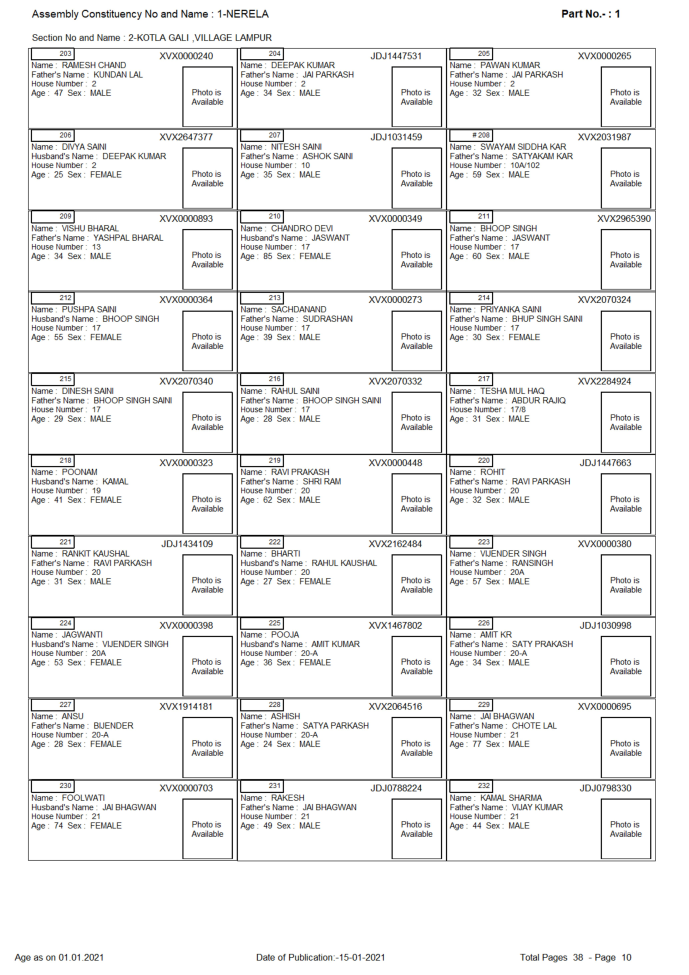
#> input picture tests/10.jpg, 4132 x 5848 px (shown at 1/6 size)
$ python test.py
#> lines starting #> are read from the running program, lines starting #| are printed output that depends on the picture; after the words box and inside, x2 and y2 are one past the last pixel; in counts of white or black regions, pixels touching at a corner belong together
import cv2
import numpy as np
import pytesseract

def get_boxes(im1):
    #im1 = cv2.imread(file, 0)
    #im = cv2.imread(file)
    im = np.zeros((6000,4500,3), dtype=np.uint8)

    ret,thresh_value = cv2.threshold(im1,180,255,cv2.THRESH_BINARY_INV)
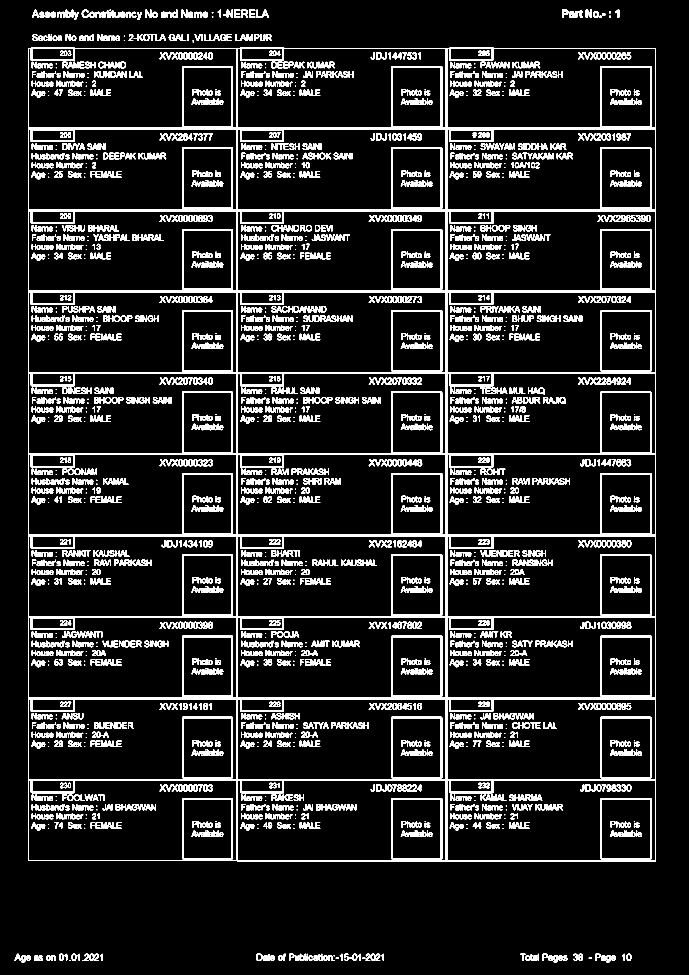
#> thresh_value: shape (5848, 4132) (shown at 1/6 size); 8.9% white; 3043 white regions (271 under 20 px), largest, box (x1, y1, x2, y2) and area: (168, 774, 3935, 4189) 408971, (168, 4191, 3935, 5168) 119965, (168, 285, 3935, 772) 62422

    kernel = np.ones((5,5),np.uint8)
    dilated_value = cv2.dilate(thresh_value,kernel,iterations = 1)
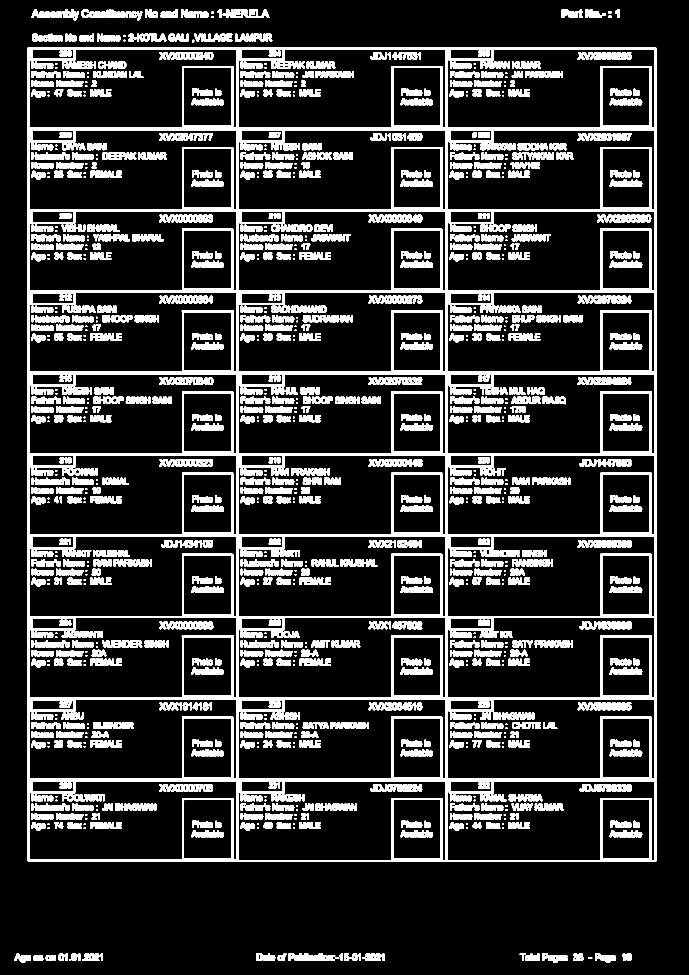
#> dilated_value: shape (5848, 4132) (shown at 1/6 size); 15.4% white; 1464 white regions

    contours, hierarchy = cv2.findContours(dilated_value,cv2.RETR_TREE,cv2.CHAIN_APPROX_SIMPLE)
#> contours = 3731 contours, 1305 with area under 20; largest, box (x1, y1, x2, y2) and area: (166, 283, 3937, 5170) 18407511, (174, 2731, 1419, 3208) 572373, (1429, 2731, 2674, 3208) 572366, (2684, 2731, 3929, 3208) 572301, (174, 3221, 1419, 3697) 571426

    cropped = []
    cordinates = []
    for cnt in contours:
        x,y,w,h = cv2.boundingRect(cnt)
        cordinates.append((x,y,w,h))
        #bounding the images
        if h > 400 and h < 1000:
            print(x,y,w,h)
            im = cv2.rectangle(im,(x,y),(x+w,y+h),(0,0,255),1)

            crop_img = im1[y:y+h, x:x+w]
            cropped.append(crop_img)
#> this loop made 3731 passes
#> (x, y, w, h) on passes 1 to 3: (2000, 5758, 10, 8), (492, 5758, 10, 8), (415, 5758, 11, 8)
#| 2684 4686 1245 476
#| 1429 4686 1245 476
#| 174 4686 1245 473
#| 2684 4197 1245 476
#| 1429 4197 1245 476
#| 174 4197 1245 476
#| 2684 3707 1245 476
#| 1429 3707 1245 476
#> (further printed lines are left out)
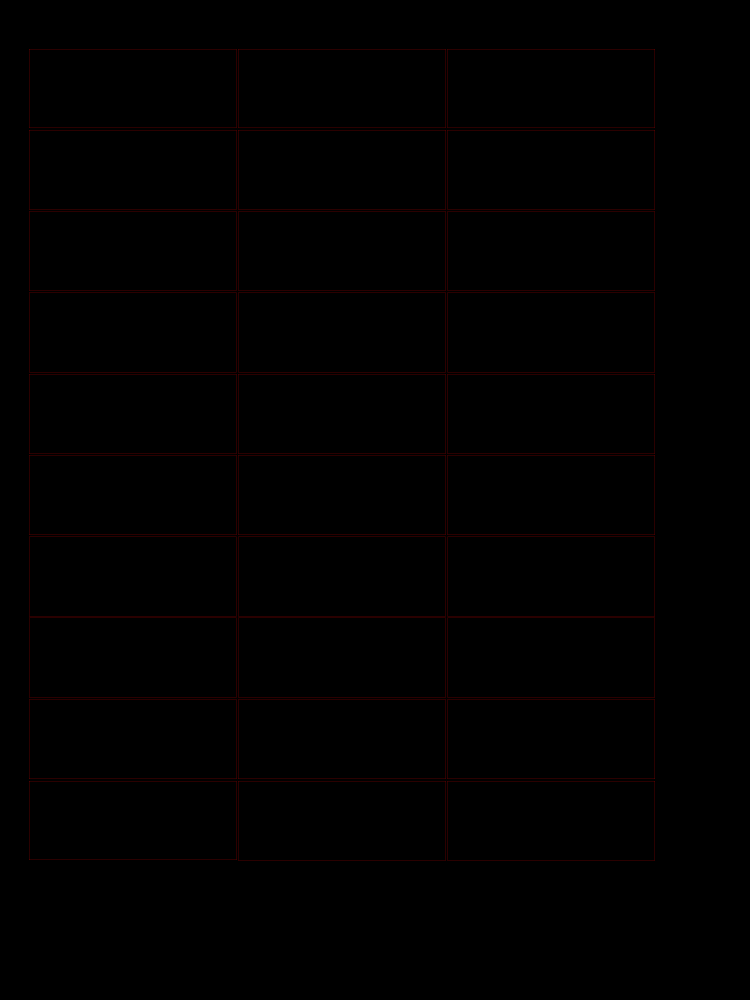
#> im: shape (6000, 4500, 3) (shown at 1/6 size); mean of channels 0, 1, 2 0, 0, 1; drawn as B, G, R
#> after the loop, cordinates = 3731 items, first 6: (2000, 5758, 10, 8), (492, 5758, 10, 8), (415, 5758, 11, 8), (3530, 5744, 23, 9), (2172, 5744, 23, 9), (2012, 5744, 23, 9); cropped = 30 items
            # [5 lines of commented-out code are left out]

    return cropped


if __name__ == "__main__":
    file =  r'10.jpg'
    im1 = cv2.imread(file, 0)
    cropped = get_boxes(im1)
#> cropped = 30 items
    breakpoint()
